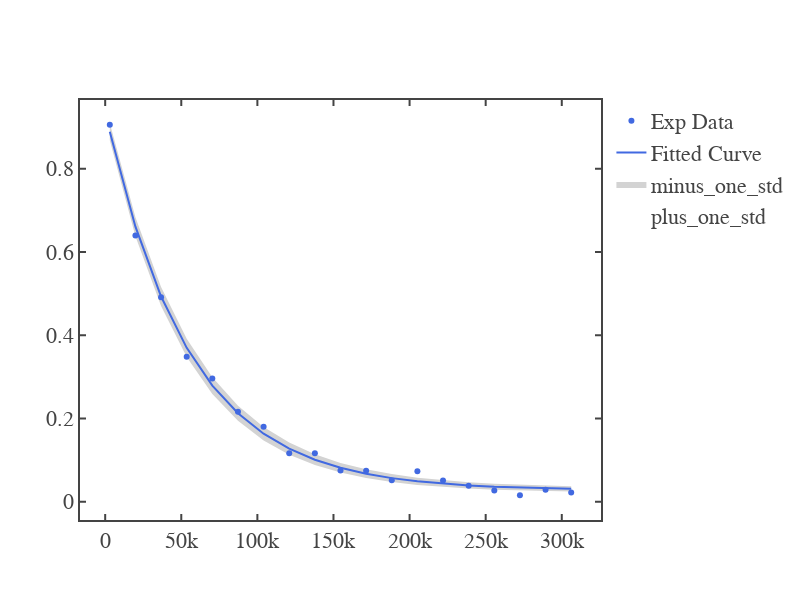

The cell this chart's notebook holds for it:
### Code cell
fig = go.Figure()
fig.add_scatter(x=xNew,y=curveFit(xNew,*(coefficient+error_bars)),mode='lines',line=dict(width=0.01),name='plus_one_std') 
fig.add_scatter(x=xNew,y=curveFit(xNew,*(coefficient-error_bars)),mode='lines',line=dict(width=0.01),name='minus_one_std',fill='tonexty',fillcolor='rgb(211, 211, 211)') 
fig.add_scatter(x=xNew,y=yNew,mode='lines',line=dict(color="royalblue"),name='Fitted Curve') 
fig.add_scatter(x=xOld,y=yOld,mode='markers',marker=dict(color="royalblue"),name='Exp Data') 
fig.update_layout(template = fig_template,width=800,height=600,)
# fig.update_layout(hovermode="x unified")
fig.show()
